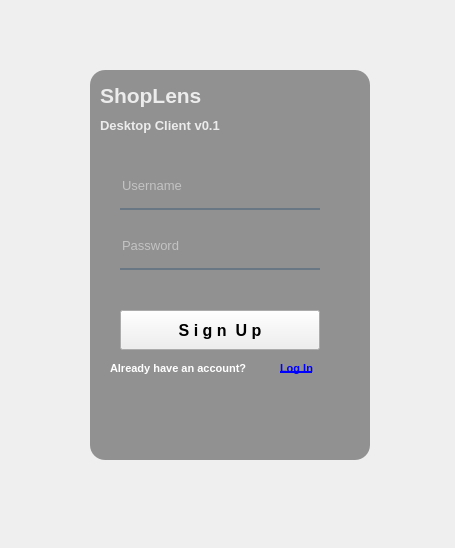
<?xml version="1.0" encoding="UTF-8"?>
<ui version="4.0">
 <class>loginForm</class>
 <widget class="QWidget" name="loginForm">
  <property name="geometry">
   <rect>
    <x>0</x>
    <y>0</y>
    <width>455</width>
    <height>548</height>
   </rect>
  </property>
  <property name="font">
   <font>
    <pointsize>11</pointsize>
   </font>
  </property>
  <property name="windowTitle">
   <string>Admin Panel LogIn - ShopLens v0.1</string>
  </property>
  <widget class="QWidget" name="widget" native="true">
   <property name="geometry">
    <rect>
     <x>0</x>
     <y>0</y>
     <width>471</width>
     <height>556</height>
    </rect>
   </property>
   <widget class="QLabel" name="imageLabel">
    <property name="geometry">
     <rect>
      <x>-10</x>
      <y>0</y>
      <width>481</width>
      <height>556</height>
     </rect>
    </property>
    <property name="styleSheet">
     <string notr="true">border-image: url(:/images/basketofstrawberries.jpg);

</string>
    </property>
    <property name="text">
     <string/>
    </property>
   </widget>
   <widget class="QLabel" name="blurLabel">
    <property name="geometry">
     <rect>
      <x>0</x>
      <y>0</y>
      <width>471</width>
      <height>561</height>
     </rect>
    </property>
    <property name="styleSheet">
     <string notr="true">background-color: qlineargradient(spread:pad, x1:0, y1:0, x2:0, y2:0.715909, stop:0 rgba(0, 0, 0, 9), stop:0.375 rgba(0, 0, 0, 50), stop:0.835227 rgba(0, 0, 0, 75));\n&quot;
&quot;border-radius:20px;
</string>
    </property>
    <property name="text">
     <string/>
    </property>
   </widget>
   <widget class="QLabel" name="outlineLabel">
    <property name="geometry">
     <rect>
      <x>90</x>
      <y>70</y>
      <width>280</width>
      <height>390</height>
     </rect>
    </property>
    <property name="styleSheet">
     <string notr="true">background-color:rgba(0, 0, 0, 100);
border-radius: 15px;</string>
    </property>
    <property name="text">
     <string/>
    </property>
   </widget>
   <widget class="QLabel" name="titleLabel">
    <property name="geometry">
     <rect>
      <x>100</x>
      <y>70</y>
      <width>251</width>
      <height>51</height>
     </rect>
    </property>
    <property name="font">
     <font>
      <pointsize>16</pointsize>
      <weight>75</weight>
      <bold>true</bold>
     </font>
    </property>
    <property name="styleSheet">
     <string notr="true">color:rgba(255, 255, 255, 210);</string>
    </property>
    <property name="text">
     <string>ShopLens </string>
    </property>
   </widget>
   <widget class="QLineEdit" name="userNamelineEdit">
    <property name="geometry">
     <rect>
      <x>120</x>
      <y>170</y>
      <width>200</width>
      <height>40</height>
     </rect>
    </property>
    <property name="font">
     <font>
      <pointsize>10</pointsize>
     </font>
    </property>
    <property name="styleSheet">
     <string notr="true">background-color:rgba(0, 0, 0, 0);
border:none;
border-bottom:2px solid rgba(105, 118, 132, 255);
color:rgba(255, 255, 255, 230);
padding-bottom:7px;</string>
    </property>
    <property name="placeholderText">
     <string>Username</string>
    </property>
   </widget>
   <widget class="QLineEdit" name="passwordlineEdit">
    <property name="geometry">
     <rect>
      <x>120</x>
      <y>230</y>
      <width>200</width>
      <height>40</height>
     </rect>
    </property>
    <property name="font">
     <font>
      <pointsize>10</pointsize>
     </font>
    </property>
    <property name="styleSheet">
     <string notr="true">background-color:rgba(0, 0, 0, 0);
border:none;
border-bottom:2px solid rgba(105, 118, 132, 255);
color:rgba(255, 255, 255, 230);
padding-bottom:7px;</string>
    </property>
    <property name="echoMode">
     <enum>QLineEdit::Password</enum>
    </property>
    <property name="placeholderText">
     <string>Password</string>
    </property>
   </widget>
   <widget class="QPushButton" name="loginButton">
    <property name="geometry">
     <rect>
      <x>120</x>
      <y>310</y>
      <width>200</width>
      <height>40</height>
     </rect>
    </property>
    <property name="font">
     <font>
      <pointsize>12</pointsize>
      <weight>75</weight>
      <bold>true</bold>
     </font>
    </property>
    <property name="styleSheet">
     <string notr="true">QPushButton#pushButton{
background-color: qlineargradient(spread:pad, x1:0, y1:0.505682, x2:1, y2:0.477, stop:0 rgba(20, 47, 78, 219), stop:1 rgba(85, 98, 112, 226));
color:rgba(255, 255, 255, 210);
border-radius:5px;
}
QPushButton#pushButton:hover{ 
 background-color: qlineargradient(spread:pad, x1:0, y1:0.505682, x2:1, y2:0.477, stop:0 rgba(40, 67, 98, 219), stop:1 rgba(105, 118, 132, 226));
}
QPushButton#pushButton:pressed{  
 padding-left:5px;
 padding-top:5px;
background-color:rgba(105, 118, 132, 200);
}</string>
    </property>
    <property name="text">
     <string>S i g n  U p</string>
    </property>
   </widget>
   <widget class="QLabel" name="newuserLabel">
    <property name="geometry">
     <rect>
      <x>110</x>
      <y>360</y>
      <width>171</width>
      <height>16</height>
     </rect>
    </property>
    <property name="font">
     <font>
      <pointsize>8</pointsize>
      <weight>75</weight>
      <bold>true</bold>
     </font>
    </property>
    <property name="styleSheet">
     <string notr="true">color: white;</string>
    </property>
    <property name="text">
     <string>Already have an account? </string>
    </property>
   </widget>
   <widget class="QLabel" name="signupLabel">
    <property name="geometry">
     <rect>
      <x>280</x>
      <y>360</y>
      <width>71</width>
      <height>16</height>
     </rect>
    </property>
    <property name="font">
     <font>
      <pointsize>8</pointsize>
      <weight>75</weight>
      <bold>true</bold>
      <underline>true</underline>
     </font>
    </property>
    <property name="styleSheet">
     <string notr="true">color: blue;</string>
    </property>
    <property name="text">
     <string>Log In</string>
    </property>
   </widget>
   <widget class="QLabel" name="versionLabel">
    <property name="geometry">
     <rect>
      <x>100</x>
      <y>100</y>
      <width>251</width>
      <height>51</height>
     </rect>
    </property>
    <property name="font">
     <font>
      <pointsize>10</pointsize>
      <weight>75</weight>
      <bold>true</bold>
     </font>
    </property>
    <property name="styleSheet">
     <string notr="true">color:rgba(255, 255, 255, 210);</string>
    </property>
    <property name="text">
     <string>Desktop Client v0.1</string>
    </property>
   </widget>
  </widget>
 </widget>
 <resources>
  <include location="res.qrc"/>
 </resources>
 <connections/>
</ui>
